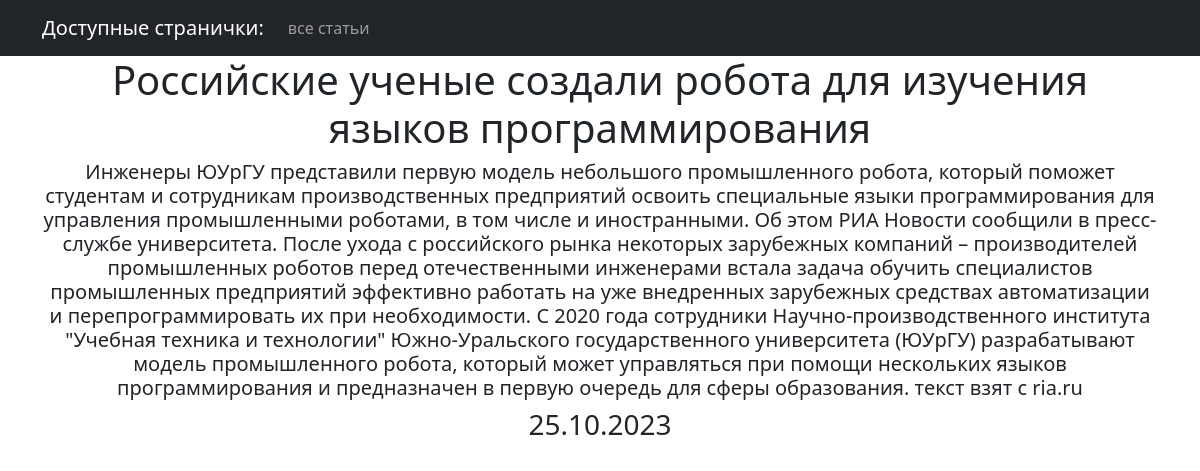
/post/1, run on the app's committed database.
### news/models.py (models this page shows, shortened)
class Post(models.Model):
    author = models.ForeignKey(Author, on_delete=models.CASCADE)
    post_type = models.CharField(max_length=2, choices=POST_TYPE, default=news)
    data_create = models.DateTimeField(auto_now_add=True)
    title = models.CharField(max_length=255)
    text = models.TextField()
    rating = models.IntegerField(default=0)
    categories = models.ManyToManyField(Category, through='PostCategory')

### news/views.py (the view)
# urls.py: path('<int:pk>', PostDetail.as_view()),
class PostDetail(DetailView):
    model = Post
    template_name = 'one_post.html'
    context_object_name = 'post'
    def get_context_data(self, **kwargs):
        context = super().get_context_data(**kwargs)
        context['date'] = date(self.object.data_create, "d.m.Y")
        return context

### news/templatetags/custom_filters.py (called while the page is built)
@register.filter(name='censor')
def censor(value):
    unwanted_words = [ 'хрен']
    for word in unwanted_words:
        value = value.replace(word, '*' * len(word))
    return value

### templates/one_post.html (shortened to what this page needs)
{% extends 'flatpages/default.html' %}
{% load custom_filters %}
{% block content %}
<h1>{{ post.title | censor}}</h1>
<h5>{{ post.text | censor}}</h5>
<h3>{{ date }}</h3>
{% endblock content %}

### data on the page
Post: title|censor "Российские ученые создали робота для изучения языков программирования", text|censor "Инженеры ЮУрГУ представили первую модель небольшого промышленного робота, который поможет студентам и сотрудникам производственных предприятий освоить специальные языки программирования для управления промышленными роботами, в том числе и иностранными. Об этом РИА Новости сообщили в пресс-службе университета. После ухода с российского рынка некоторых зарубежных компаний – производителей промышленных роботов перед отечественными инженерами встала задача обучить специалистов промышленных предприятий эффективно работать на уже внедренных зарубежных средствах автоматизации и перепрограммировать их при необходимости. С 2020 года сотрудники Научно-производственного института \"Учебная техника и…"

### other printed values
{{ date }} "25.10.2023"
